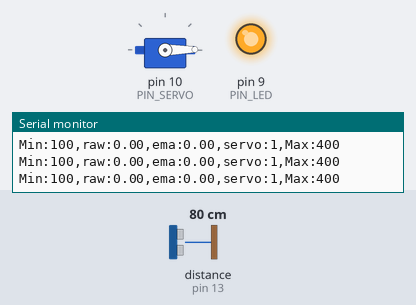
Bench run of a sketch on a simulated Arduino Uno, built with avr-gcc and run on an emulated ATmega328P. Shown: servo, output pins drawn as LEDs (lit = HIGH), the last lines printed to the serial monitor. Wiring (inferred from the names in the program): ultrasonic range finder: trigger pin 12; echo pin 13. The test bench sets the inputs (shaded band); at power-on: distance to the obstacle (sensor on pin 13) 80 cm. The echo pulse lasts 58.3 µs per cm; pins used as bus, display or sensor lines are not drawn.

Above: at 1.2 s.
1.3 s: distance to the obstacle (sensor on pin 13) set to 38 cm
2.8 s: distance to the obstacle (sensor on pin 13) set to 35 cm
At 5.6 s:
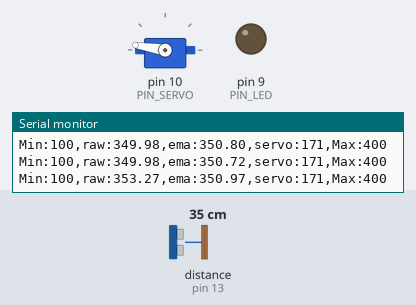
5.8 s: distance to the obstacle (sensor on pin 13) set to 18 cm
8.8 s: distance to the obstacle (sensor on pin 13) set to 35 cm
At 8.95 s:
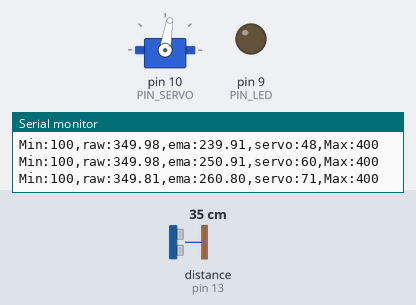
11.8 s: distance to the obstacle (sensor on pin 13) set to 2 cm
At 13.3 s:
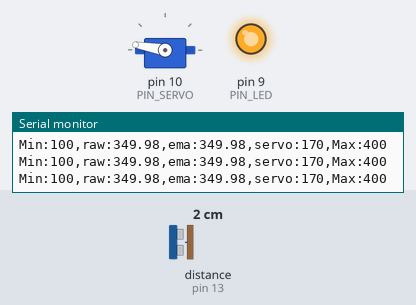
Timing chart, 0 to 14.4 s (numbered marks = the images above; inputs shaded):
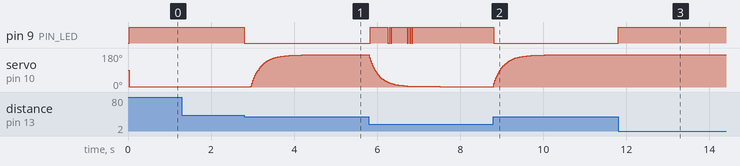

Measured:
- the behaviour switches between 36 and 35 cm on distance to the obstacle (sensor on pin 13) (found by bisection; images 0 and 1)
- after the input at 8.8 s, pin 9 (PIN_LED): HIGH → LOW at once
- after the input at 11.8 s, pin 9 (PIN_LED): LOW → HIGH at once

The sketch:

11_example_1.ino
```cpp
#include <Servo.h>

// Arduino pin assignment
#define PIN_LED 9
#define PIN_SERVO 10
#define PIN_TRIG 12
#define PIN_ECHO 13

// configurable parameters
#define SND_VEL 346.0 // sound velocity at 24 celsius degree (unit: m/s)
#define INTERVAL 25 // sampling interval (unit: ms)
#define _DIST_MIN 180 // minimum distance to be measured (unit: mm)
#define _DIST_MAX 360 // maximum distance to be measured (unit: mm)
#define _DIST_ALPHA 0.1 // EMA weight of new sample (range: 0 to 1). Setting this value to 1 effectively disables EMA filter.


#define _DUTY_MIN 550 // servo full clockwise position (0 degree)
#define _DUTY_NEU 1475 // servo neutral position (90 degree)
#define _DUTY_MAX 2400 // servo full counterclockwise position (180 degree)

// global variables
float timeout; // unit: us
float dist_min, dist_max, dist_raw, dist_ema, dist_prev, alpha; // unit: mm
unsigned long last_sampling_time; // unit: ms
float scale; // used for pulse duration to distance conversion
bool Light_On;
Servo myservo;

void setup() {
// initialize GPIO pins
  pinMode(PIN_LED,OUTPUT);
  pinMode(PIN_TRIG,OUTPUT);
  digitalWrite(PIN_TRIG, LOW);
  pinMode(PIN_ECHO,INPUT);

  myservo.attach(PIN_SERVO);
  myservo.writeMicroseconds(_DUTY_NEU);

// initialize USS related variables
  dist_min = _DIST_MIN;
  dist_max = _DIST_MAX;
  alpha = _DIST_ALPHA;
  timeout = (INTERVAL / 2) * 1000.0; // precalculate pulseIn() timeout value. (unit: us)
  dist_raw = dist_prev = 0.0; // raw distance output from USS (unit: mm)
  scale = 0.001 * 0.5 * SND_VEL;

// initialize serial port
  Serial.begin(57600);

// initialize last sampling time
  last_sampling_time = 0;
}

void loop() {
// wait until next sampling time.
// millis() returns the number of milliseconds since the program started. Will overflow after 50 days.
  if(millis() < last_sampling_time + INTERVAL) return;

// get a distance reading from the USS
  dist_raw = USS_measure(PIN_TRIG,PIN_ECHO);
  dist_ema = alpha*dist_raw+(1-alpha)*dist_ema;

// output the read value to the serial port
  Serial.print("Min:100,raw:");
  Serial.print(dist_raw);
  Serial.print(",ema:");
  Serial.print(dist_ema);
  Serial.print(",servo:");
  Serial.print(myservo.read());
  Serial.println(",Max:400");

// adjust servo position according to the USS read value

  if(!Light_On) {
    analogWrite(PIN_LED, 255);
  }
  else {
    analogWrite(PIN_LED, 0);
  }


if(dist_ema < dist_min) {
     myservo.writeMicroseconds(_DUTY_MIN);
  }
  else if(dist_ema < dist_max){
     myservo.writeMicroseconds(_DUTY_MIN+(dist_ema-dist_min)/(dist_max-dist_min)*(_DUTY_MAX-_DUTY_MIN));
  }
  else {
    myservo.writeMicroseconds(_DUTY_MAX);
  }

// update last sampling time
  last_sampling_time += INTERVAL;
}

// get a distance reading from USS. return value is in millimeter.
float USS_measure(int TRIG, int ECHO)
{
  float reading;
  digitalWrite(TRIG, HIGH);
  delayMicroseconds(10);
  digitalWrite(TRIG, LOW);

  reading = pulseIn(ECHO, HIGH, timeout) * scale; // unit: mm
// turn on the LED if the distance is between dist_min and dist_max
  if(reading < dist_min || reading > dist_max) {
    Light_On=false;
  }
  else {
    Light_On=true;
  }

  if(reading < dist_min || reading > dist_max) reading = 0.0; // return 0 when out of range.

  if(reading == 0.0) reading = dist_prev;
  else dist_prev = reading;

  return reading;
}
```
